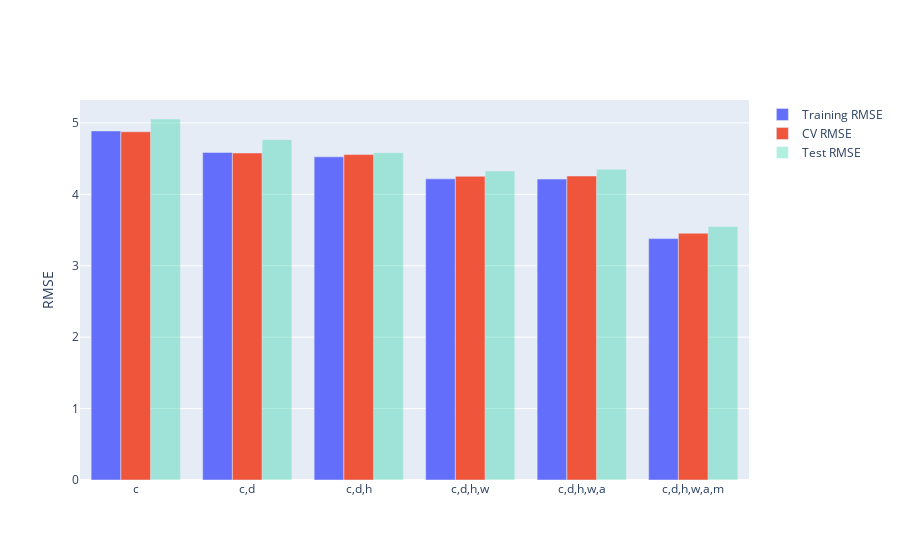

Source (notebook cell):
### Code cell
compare_models(models)

### Figure 1 — Plotly figure (JSON) as saved in the notebook; plotly's stock layout.template omitted (floating-point values rounded to 4 significant figures)
{"data": [{"name": "Training RMSE", "type": "bar", "x": ["c", "c,d", "c,d,h", "c,d,h,w", "c,d,h,w,a", "c,d,h,w,a,m"], "y": [4.888, 4.588, 4.525, 4.217, 4.214, 3.38]}, {"name": "CV RMSE", "type": "bar", "x": ["c", "c,d", "c,d,h", "c,d,h,w", "c,d,h,w,a", "c,d,h,w,a,m"], "y": [4.877, 4.579, 4.557, 4.253, 4.257, 3.456]}, {"name": "Test RMSE", "opacity": 0.3, "type": "bar", "x": ["c", "c,d", "c,d,h", "c,d,h,w", "c,d,h,w,a", "c,d,h,w,a,m"], "y": [5.055, 4.766, 4.584, 4.326, 4.35, 3.551]}], "layout": {"autosize": true, "xaxis": {"autorange": true, "range": [-0.5, 5.5], "type": "category"}, "yaxis": {"autorange": true, "range": [0, 5.321], "title": {"text": "RMSE"}, "type": "linear"}}}
